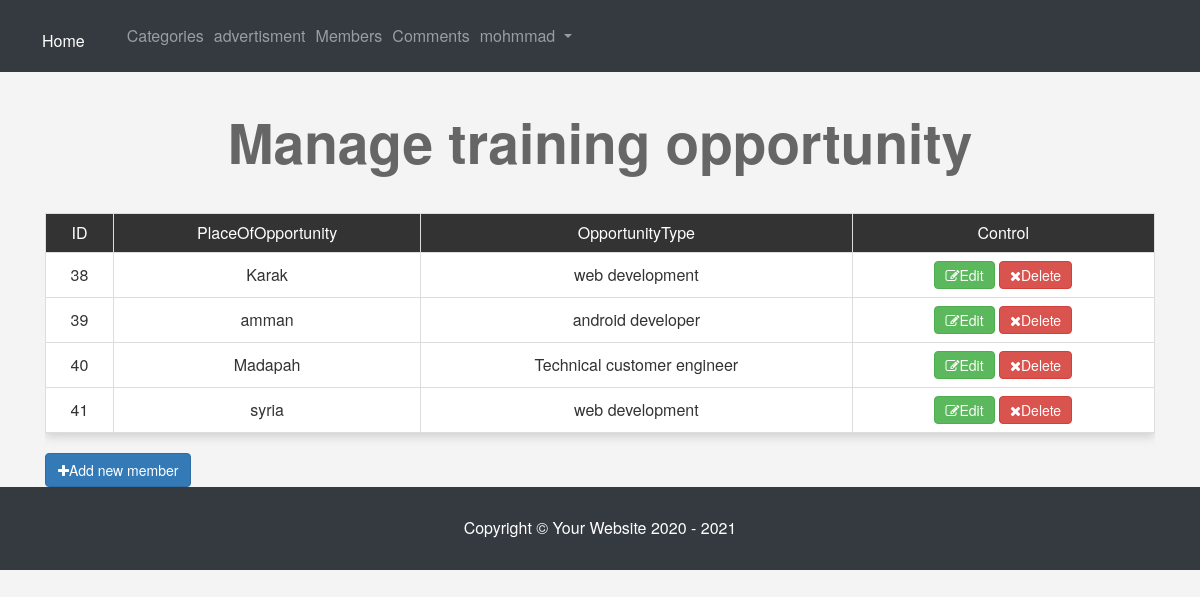
/admin/categories.php (signed in), run on the app's committed database.
### tables this page shows
CREATE TABLE `trainingopportunity` (
  `Oppor_ID` int(30) NOT NULL,
  `CompAgent_ID` int(30) NOT NULL,
  `PlaceOfOpportunity` varchar(50) NOT NULL,
  `OpportunityType` varchar(50) NOT NULL,
  `approve` int(30) NOT NULL
);

### admin/categories.php (the view, shortened to what this page needs)
<?php
if (isset($_SESSION['Username'])) {
  include 'init.php';
  $do = isset($_GET['do']) ? $_GET['do'] : 'Manage';
  if($do == 'Manage') {
    $stmt = $conn->prepare("SELECT * FROM trainingopportunity");
    $stmt->execute();
    $rows = $stmt->fetchAll();
    if (!empty($rows)) {
  ?>
    <h1 class="text-center">Manage training opportunity</h1>
    <div class="container">
      <div class="table-responsive">
        <table class="main-table text-center table table-bordered">
          <tr>
            <td>ID</td>
            <td>PlaceOfOpportunity</td>
            <td>OpportunityType</td>
            <td>Control</td>
          </tr>
         <?php
            foreach ($rows as $row) {
              echo "<tr>";
                  echo "<td>" . $row['Oppor_ID']   . "</td>";
                  echo "<td>" . $row['PlaceOfOpportunity'] . "</td>";
                  echo "<td>" . $row['OpportunityType']    . "</td>";
                  echo "<td>
                       <a href='categories.php?do=Edit&userid=". $row['Oppor_ID']."' class='btn btn-success'><i class='fa fa-edit'></i>Edit</a>
                       <a href='categories.php?do=Delete&userid=". $row['Oppor_ID'] ."' class='btn btn-danger confirm'><i class='fa fa-close'></i>Delete</a>";
                      echo "</td>";
              echo "</tr>";
            }
         ?>
        </table>
      </div>
       <a href='categories.php?do=Add' class="btn btn-primary"><i class="fa fa-plus"></i>Add new member</a>
    </div>
 <?php  } ?>
 <?php
}
  include $tpl . 'footer.php';
} else {
  header('Location: index.php');
  exit();
}
?>

### admin/includes/templates/header.php (style rules this page uses)
body { background-color: #F4F4F4; font-size: 16px; }
h1 { font-size: 55px; margin: 40px 0; font-weight: bold; color: #666; }
.main-table { -webkit-box-shadow: 0 3px 10px #CCC; -moz-box-shadow: 0 3px 10px #CCC; box-shadow: 0 3px 10px #CCC; }
.main-table td { background-color: #FFF; vertical-align: middle !important; }
.main-table tr:first-child td { background-color: #333; color: #FFF; }
.main-table .btn { padding: 3px 10px; }

### data on the page
trainingopportunity: Oppor_ID "38", PlaceOfOpportunity "Karak", OpportunityType "web development"
trainingopportunity: Oppor_ID "39", PlaceOfOpportunity "amman", OpportunityType "android developer"
trainingopportunity: Oppor_ID "40", PlaceOfOpportunity "Madapah", OpportunityType "Technical customer engineer"
trainingopportunity: Oppor_ID "41", PlaceOfOpportunity "syria", OpportunityType "web development"

### other printed values
lang('HOME_ADMIN') "Home"
lang('CATEGORIES') "Categories"
lang('ITEMS') "advertisment"
lang('MEMBERS') "Members"
lang('COMMENTS') "Comments"
